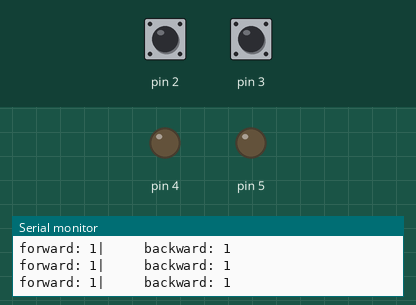
A sketch run on a simulated Arduino Uno, built with avr-gcc and run on an emulated ATmega328P. On the bench: output pins drawn as LEDs (lit = HIGH), the last lines printed to the serial monitor. The test bench sets the inputs (shaded band); at power-on: pin 2 HIGH, pin 3 HIGH.

Above: at 1.8 s.
1.9 s: pin 2 pulled LOW for 0.6 s
At 2.4 s:
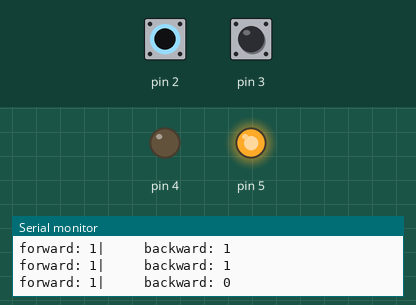
4.0 s: pin 3 pulled LOW for 0.6 s
At 4.8 s:
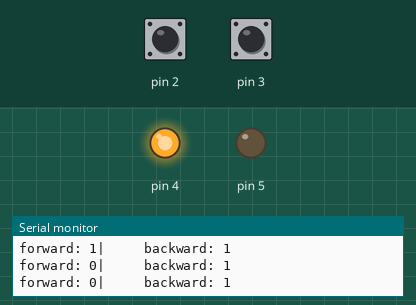
6.5 s: pin 3 pulled LOW for 3.2 s
At 10.9 s:
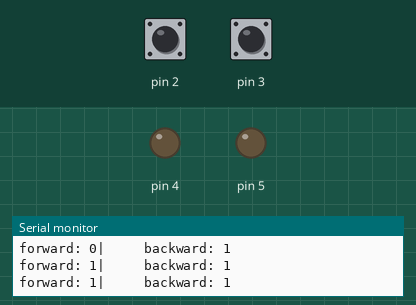
11.5 s: pin 2 pulled LOW for 3.2 s
At 12.1 s:
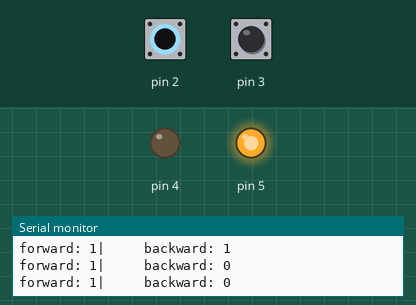
Timing chart, 0 to 16.5 s (numbered marks = the images above; inputs shaded):
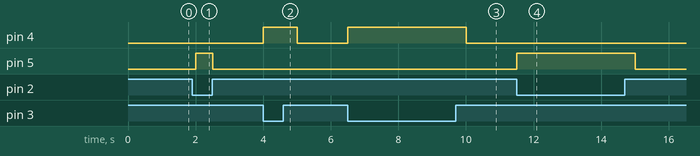

The sketch:

DCmotor_2.ino
```cpp
//버튼을 이용해 DC모터 작동하는 소스입니다.
const int motor1 = 5;
const int motor2 = 4;
const int button1 = 3;
const int button2 = 2;
boolean buttonState1 = false;
boolean buttonState2 = false;

void setup() {
  Serial.begin(9600);
  pinMode(5, OUTPUT);
  pinMode(4, OUTPUT);
  pinMode(3, INPUT_PULLUP);
  pinMode(2, INPUT_PULLUP);
}

void loop() {
  int forward = digitalRead(3);
  int backward = digitalRead(2);

  if(forward == LOW){
    if(backward == LOW){
      analogWrite(4,0);
      analogWrite(5,0);
    }
    else if(backward == HIGH){
      analogWrite(4,255);
      analogWrite(5,0);
    }
  }
  else if(forward == HIGH){
    if(backward == LOW){
      analogWrite(4,0);
      analogWrite(5,255);
    }
    else if(backward == HIGH){
      analogWrite(4,0);
      analogWrite(5,0);
    }
  }
  Serial.print("forward: ");
  Serial.print(forward);
  Serial.print("|     backward: ");
  Serial.println(backward);
  delay(500);
}
```

Measured:
- after the input at 1.9 s, pin 5: LOW → HIGH after 0.10 s, → LOW 0.50 s later
- after the input at 4.0 s, pin 4: LOW → HIGH at once, → LOW 1.0 s later
- after the input at 6.5 s, pin 4: LOW → HIGH at once, → LOW 3.5 s later
- after the input at 11.5 s, pin 5: LOW → HIGH at once, → LOW 3.5 s later
